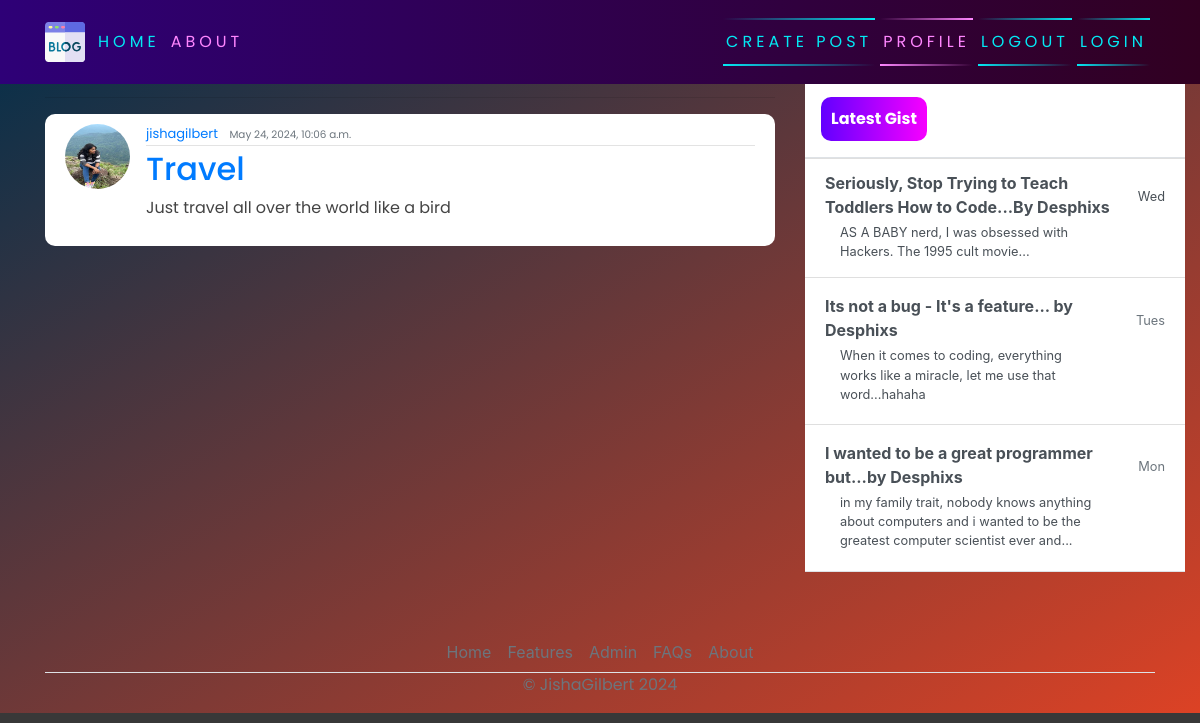
The app's page /post/10/ (signed in) with its own data.
### blogapp/models.py (models this page shows, shortened)
class Post(models.Model):
    title=models.CharField(max_length=200)
    content=models.TextField()
    date_posted=models.DateTimeField(default=timezone.now)
    author=models.ForeignKey(User,on_delete=models.CASCADE)

### users/models.py (models this page shows, shortened)
class Profile(models.Model):
    user=models.OneToOneField(User, on_delete=models.CASCADE)
    image=models.ImageField(default='default.jpg',upload_to='profile_pics')

### blogapp/views.py (the view)
# urls.py: path('post/<int:pk>/', PostDetailView.as_view(template_name='blog/post_detail.html'),name='blog-detail'),
class PostDetailView(LoginRequiredMixin,DetailView):
    model = Post

### blogapp/templates/blog/post_detail.html (shortened to what this page needs)
{% extends 'blog/base.html' %}
{% block content %}
<hr>
<article class="media content-section">
    <img class="rounded-circle article-img" src="{{ object.author.profile.image.url }}" alt="">
    <div class="media-body">
        <div class="article-metadata">
            <a class="mr-2" href="#"> {{object.author}}</a>
            <small class="text-muted">{{object.date_posted}}</small>
        </div>
        <h2><a class="article=title" href="">{{object.title}}</a></h2>
<P class="article-content">{{object.content}}</P>
    </div>
    <br>
</article>
{% endblock content %}

### blogapp/static/blog/main.css (style rules this page uses)
body { background: linear-gradient(to bottom right,#002f4b, #dc4225); color: #333333; background-color: rgb(56, 56, 56); margin-top: 5rem; background-size: contain; background-repeat: no-repeat; }
h1, h2, h3, h4, h5, h6, p { color: #444444; font-family: 'Poppins', sans-serif; }
.content-section { background: #ffffff; padding: 10px 20px; border-radius: 10px; margin-bottom: 20px; }
.article-content { white-space: pre-line; }
.article-img { height: 65px; width: 65px; margin-right: 16px; }
.article-metadata { font-family: 'Poppins', sans-serif; padding-bottom: 1px; margin-bottom: 4px; font-size: 13px; border-bottom: 1px solid #e3e3e3 }

### records on screen
Post: author.profile.image (picture), author "jishagilbert", date_posted "May 24, 2024, 10:06 a.m.", title "Travel", content "Just travel all over the world like a bird"
